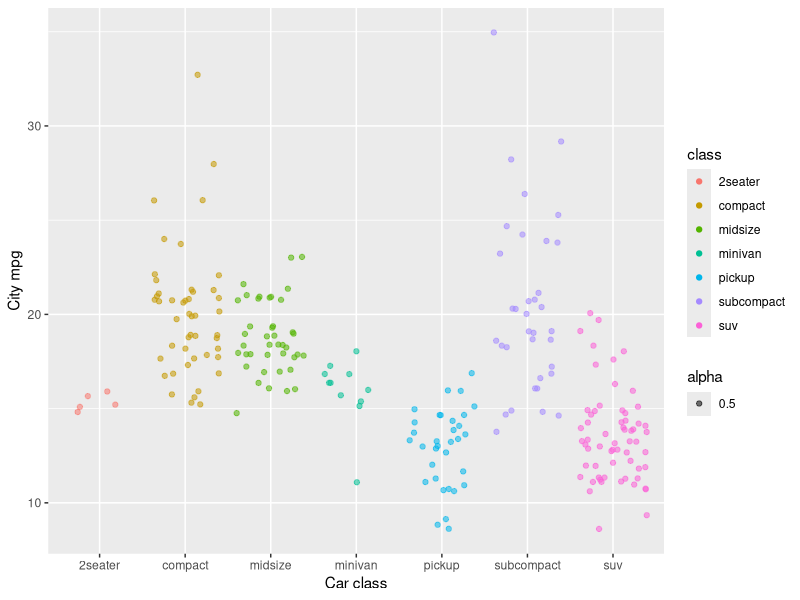

R code for this plot:
## ---- chunk 1
knitr::opts_chunk$set(echo = TRUE)
library(tidyverse)
## ---- chunk 2
ggplot(data = mpg, aes(x = class, y = cty, color = class, alpha = 0.5)) +
	geom_jitter() +
  labs(x = "Car class", y = "City mpg")
